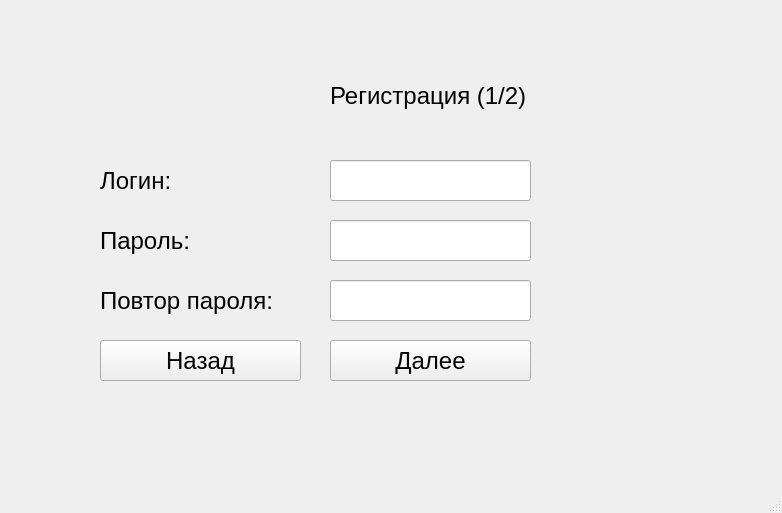
<?xml version="1.0" encoding="UTF-8"?>
<ui version="4.0">
 <class>RegisterClientWindow</class>
 <widget class="QMainWindow" name="RegisterClientWindow">
  <property name="geometry">
   <rect>
    <x>0</x>
    <y>0</y>
    <width>782</width>
    <height>513</height>
   </rect>
  </property>
  <property name="font">
   <font>
    <pointsize>18</pointsize>
   </font>
  </property>
  <property name="windowTitle">
   <string>BankProducts Application</string>
  </property>
  <widget class="QWidget" name="centralwidget">
   <widget class="QLabel" name="label">
    <property name="geometry">
     <rect>
      <x>330</x>
      <y>50</y>
      <width>211</width>
      <height>91</height>
     </rect>
    </property>
    <property name="text">
     <string>Регистрация (1/2)</string>
    </property>
   </widget>
   <widget class="QLabel" name="label_2">
    <property name="geometry">
     <rect>
      <x>100</x>
      <y>160</y>
      <width>131</width>
      <height>41</height>
     </rect>
    </property>
    <property name="text">
     <string>Логин:</string>
    </property>
   </widget>
   <widget class="QLabel" name="label_3">
    <property name="geometry">
     <rect>
      <x>100</x>
      <y>220</y>
      <width>131</width>
      <height>41</height>
     </rect>
    </property>
    <property name="text">
     <string>Пароль:</string>
    </property>
   </widget>
   <widget class="QLineEdit" name="passwdEdit">
    <property name="geometry">
     <rect>
      <x>330</x>
      <y>220</y>
      <width>201</width>
      <height>41</height>
     </rect>
    </property>
    <property name="text">
     <string/>
    </property>
    <property name="echoMode">
     <enum>QLineEdit::Password</enum>
    </property>
   </widget>
   <widget class="QLabel" name="label_4">
    <property name="geometry">
     <rect>
      <x>100</x>
      <y>280</y>
      <width>201</width>
      <height>41</height>
     </rect>
    </property>
    <property name="text">
     <string>Повтор пароля:</string>
    </property>
   </widget>
   <widget class="QLineEdit" name="passwd2Edit">
    <property name="geometry">
     <rect>
      <x>330</x>
      <y>280</y>
      <width>201</width>
      <height>41</height>
     </rect>
    </property>
    <property name="text">
     <string/>
    </property>
    <property name="echoMode">
     <enum>QLineEdit::Password</enum>
    </property>
   </widget>
   <widget class="QLineEdit" name="loginEdit">
    <property name="geometry">
     <rect>
      <x>330</x>
      <y>160</y>
      <width>201</width>
      <height>41</height>
     </rect>
    </property>
    <property name="text">
     <string/>
    </property>
    <property name="echoMode">
     <enum>QLineEdit::Normal</enum>
    </property>
   </widget>
   <widget class="QPushButton" name="enter">
    <property name="geometry">
     <rect>
      <x>330</x>
      <y>340</y>
      <width>201</width>
      <height>41</height>
     </rect>
    </property>
    <property name="text">
     <string>Далее</string>
    </property>
   </widget>
   <widget class="QPushButton" name="back">
    <property name="geometry">
     <rect>
      <x>100</x>
      <y>340</y>
      <width>201</width>
      <height>41</height>
     </rect>
    </property>
    <property name="text">
     <string>Назад</string>
    </property>
   </widget>
  </widget>
  <widget class="QMenuBar" name="menubar">
   <property name="geometry">
    <rect>
     <x>0</x>
     <y>0</y>
     <width>782</width>
     <height>33</height>
    </rect>
   </property>
  </widget>
  <widget class="QStatusBar" name="statusbar"/>
 </widget>
 <resources/>
 <connections/>
</ui>
